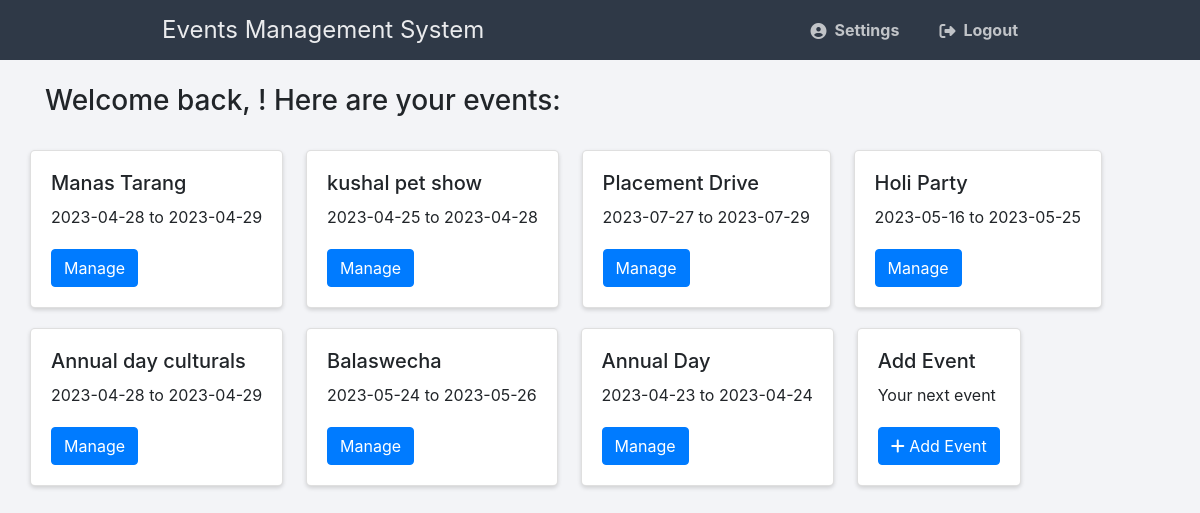
The page /home/home3.php (signed in) on the database its author committed.
### tables this page shows
CREATE TABLE `events_table` (
  `event_id` int(11) NOT NULL,
  `event_name` varchar(255) DEFAULT NULL,
  `form_name` varchar(255) DEFAULT NULL,
  `duration` int(11) DEFAULT NULL,
  `start_date` date DEFAULT NULL,
  `end_date` date DEFAULT NULL
);

### home/home3.php (the view, shortened to what this page needs)
<!DOCTYPE html>
<html>
	<head>
		<link href="homestyle.css" rel="stylesheet" type="text/css">
		<link rel="stylesheet" href="https://cdnjs.cloudflare.com/ajax/libs/font-awesome/6.2.0/css/all.min.css">
	<link rel="stylesheet" href="https://maxcdn.bootstrapcdn.com/bootstrap/4.5.2/css/bootstrap.min.css">
	</head>
	<body class="loggedin">
		<nav class="navtop">
			<div>
				<h1>Events Management System</h1>
				<a href="../profile.php"><i class="fas fa-user-circle"></i>Settings</a>
				<a href="../logout.php"><i class="fas fa-sign-out-alt"></i>Logout</a>
			</div>
		</nav>
		<div class="container">
			<br><h3>Welcome back, <?php $_SESSION['name']?>! Here are your events:</h3><br>
			<div class="row">
			<?php
				$servername = "localhost";
				$username = "geon";
				$password = "geon";
				$dbname = "formsdb";
				$conn = new mysqli($servername, $username, $password, $dbname);
				$sql = "SELECT * FROM events_table";
				$result = $conn->query($sql);
				if ($result->num_rows > 0) {
                    while($row = $result->fetch_assoc()) {
                        echo '<div class="card">';
                        echo '<div class="card-body">';
                        echo '<h5 class="card-title">' . $row['event_name'] . '</h5>';
                        echo '<p class="card-text">' . $row['start_date'] . ' to ' . $row['end_date'] . '</p>';
                        echo '<form action="event/manageevent.php" method="get">';
                        echo '<button type="submit" class="btn btn-primary">Manage</button>';
                        echo '</form>';
                        echo '</div>';
                        echo '</div>';
                    }
                } else {
					echo "No events found.";
				}
			?>
			<div class="card add-tile">
                <div class="card-body">
                    <h5 class="card-title">Add Event</h5>
                    <p class="card-text">Your next event</p>
                    <button id="add-button" class="btn btn-primary" onclick="window.location.href='addevent.php'">
                    <i class="fas fa-plus"></i>
                    <span>Add Event</span>
                    </button>
                </div>
            </div>
		</div>
	</body>
</html>

### home/homestyle.css (style rules this page uses)
body { margin: 0; padding: 0; background-color: #17a2b8; height: 100vh; }
.navtop { background-color: #2f3947; height: 60px; width: 100%; border: 0; }
.navtop div { display: flex; margin: 0 auto; width: 95%; height: 100%; }
.navtop div h1, .navtop div a { display: inline-flex; align-items: center; }
.navtop div h1 { flex: 1; font-size: 24px; padding: 0; margin: 0; color: #eaebed; font-weight: normal; }
.navtop div a { padding: 0 20px; text-decoration: none; color: #c1c4c8; font-weight: bold; }
.navtop div a i { padding: 2px 8px 0 0; }
body.loggedin { background-color: #f3f4f7; }
* { box-sizing: border-box; font-family: -apple-system, BlinkMacSystemFont, "segoe ui", roboto, oxygen, ubuntu, cantarell, "fira sans", "droid sans", "helvetica neue", Arial, sans-serif; font-size: 16px; }
body { background-color: #435165; margin: 0; }

### home/home3.php (style rules this page uses)
.card { margin-right: 2%; margin-bottom: 20px; box-shadow: 0 2px 4px rgba(0, 0, 0, 0.15); border-radius: 5px; background-color: #fff; }
.navtop div { display: flex; margin: 0 auto; width: 73%; height: 100%; }
.card-body { padding: 20px; }
.card-title { margin-bottom: 10px; }
.card-text { margin-bottom: 20px; }

### rows shown on the page
events_table: event_name "Manas Tarang", start_date "2023-04-28", end_date "2023-04-29"
events_table: event_name "kushal pet show", start_date "2023-04-25", end_date "2023-04-28"
events_table: event_name "Placement Drive", start_date "2023-07-27", end_date "2023-07-29"
events_table: event_name "Holi Party", start_date "2023-05-16", end_date "2023-05-25"
events_table: event_name "Annual day culturals", start_date "2023-04-28", end_date "2023-04-29"
events_table: event_name "Balaswecha", start_date "2023-05-24", end_date "2023-05-26"
events_table: event_name "Annual Day", start_date "2023-04-23", end_date "2023-04-24"
